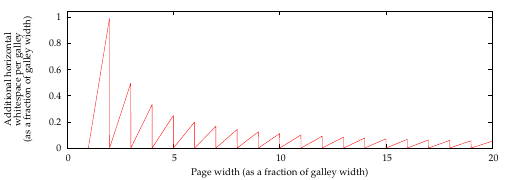

This chart was generated by the following gnuplot code:
set term postscript enhanced color eps font "Palatino" size 5.1in, 1.8in
set output "1colp.ps"
set samples 5000
set xlabel "Page width (as a fraction of galley width)"
set ylabel "Additional horizontal\nwhitespace per galley\n(as a fraction of galley width)"

plot [0:20] (x - floor(x)) / floor(x) notitle
